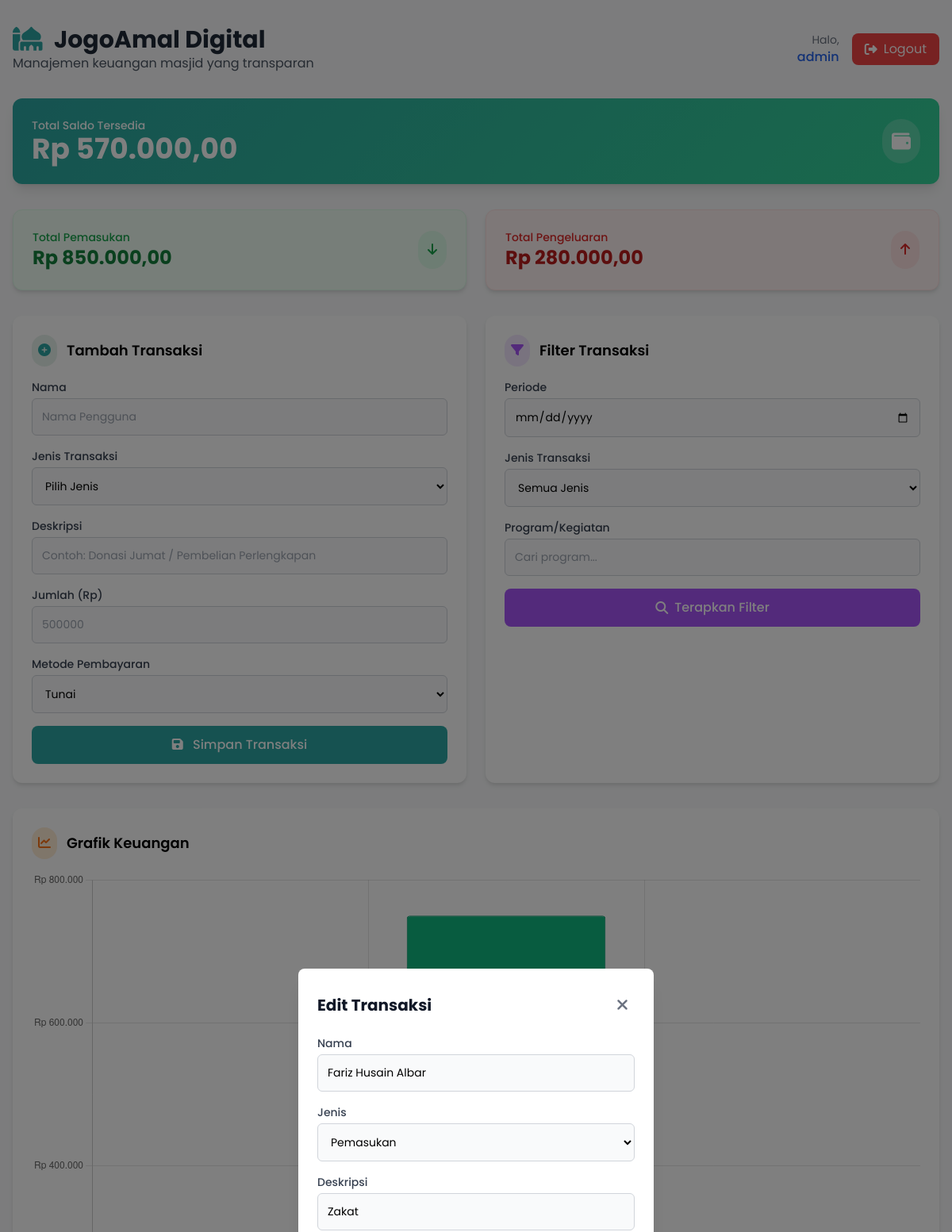
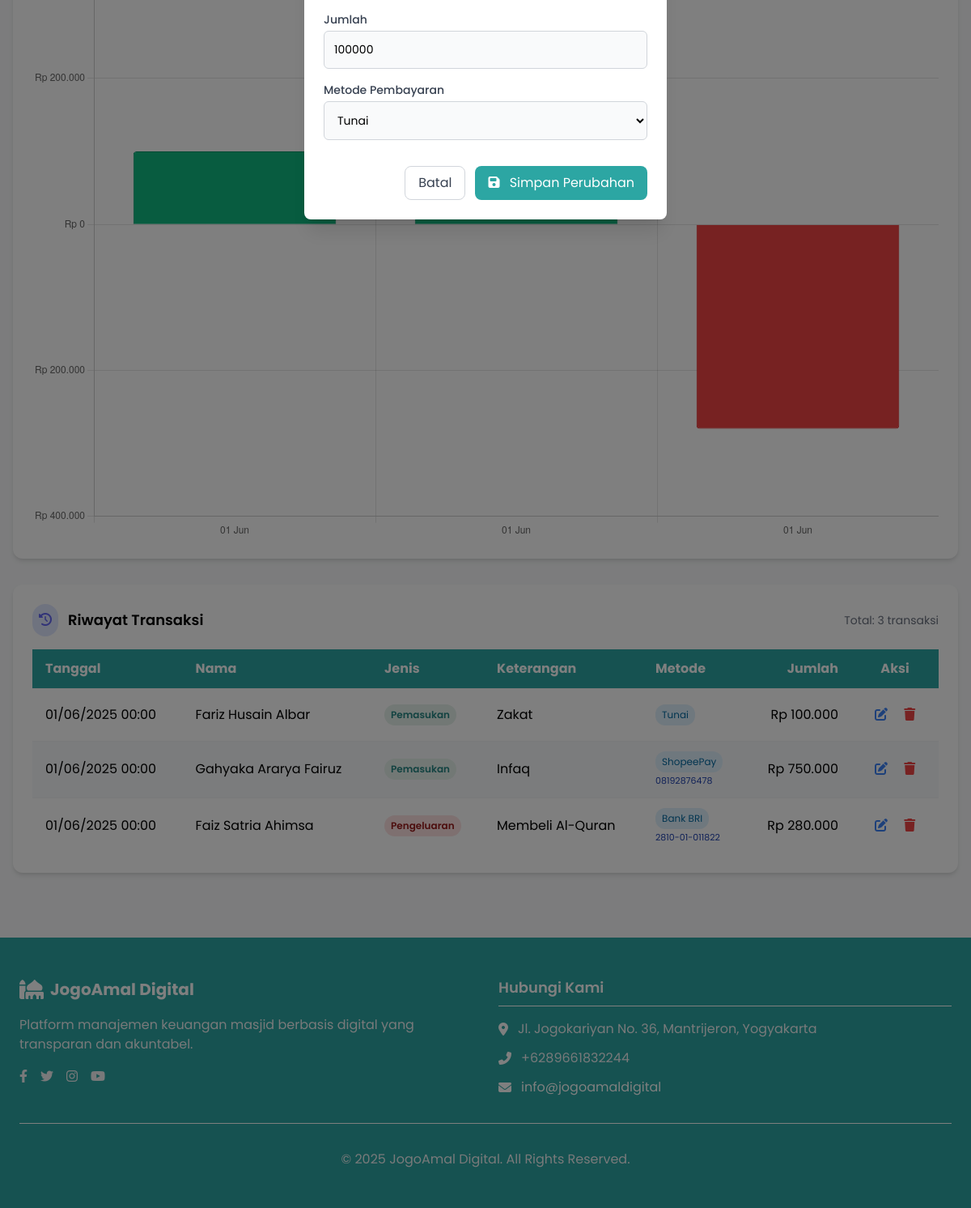
The app's page /dashboard.php?edit_id=106 (signed in) with its own data (2 pictures, top to bottom).
### tables this page shows
CREATE TABLE `transactions` (
  `id` int(11) NOT NULL,
  `jenis` enum('pemasukan','pengeluaran') NOT NULL,
  `nama` varchar(255) NOT NULL,
  `deskripsi` text NOT NULL,
  `jumlah` double NOT NULL,
  `payment_method` varchar(50) DEFAULT NULL,
  `payment_reference` varchar(100) DEFAULT NULL,
  `tanggal` date NOT NULL DEFAULT curdate()
);

CREATE TABLE `payment_methods` (
  `id` int(11) NOT NULL,
  `name` varchar(50) NOT NULL,
  `type` enum('cash','bank','digital') NOT NULL,
  `is_active` tinyint(1) DEFAULT 1,
  `created_at` timestamp NOT NULL DEFAULT current_timestamp()
);

### dashboard.php (the view, shortened to what the rows shown need)
<?php
require_once 'Transaction.php';
require_once 'PaymentMethodManager.php';
require_once 'DashboardController.php';
include 'db_config.php';
$isAdmin = $_SESSION['role'] === 'admin';
$controller = new DashboardController($conn);
$edit_data = null;
if ($isAdmin && (isset($_GET['edit_id']) || isset($_POST['edit_id']))) {
    $edit_id = isset($_GET['edit_id']) ? (int)$_GET['edit_id'] : (int)$_POST['edit_id'];
    try {
        $edit_data = $controller->getTransactionById($edit_id);
    } catch (Exception $e) {
        $_SESSION['error'] = "Gagal memuat data transaksi: " . $e->getMessage();
    }
}
$periode = $_GET['periode'] ?? '';
$jenis_filter = in_array($_GET['jenis'] ?? '', ['pemasukan', 'pengeluaran']) ? $_GET['jenis'] : '';
$program = $_GET['program'] ?? '';
$transactions = $controller->getFilteredTransactions($periode, $jenis_filter, $program) ?: [];
$totals = $controller->getTotals($periode, $jenis_filter, $program);
$total_saldo = $controller->getTotalBalance();
$paymentMethods = $controller->getPaymentMethods();
?>
<!DOCTYPE html>
<html lang="id">
<head>
    <link rel="stylesheet" href="https://cdnjs.cloudflare.com/ajax/libs/font-awesome/6.4.0/css/all.min.css ">
    <script src="https://cdn.tailwindcss.com "></script>
</head>
<body class="bg-gray-50">
<div class="container mx-auto px-4 py-8 max-w-7xl">
<header class="flex flex-col md:flex-row justify-between items-center mb-8">
    <div class="mb-4 md:mb-0">
        <a href="index.php" class="flex items-center">
            <h1 class="text-3xl font-bold text-gray-800">
                <i class="fas fa-mosque text-[#2ca6a3] mr-2"></i> JogoAmal Digital
            </h1>
        </a>
    </div>
</header>
    <div class="saldo-card p-6 mb-8 shadow-lg">
        <div class="flex justify-between items-center">
            <div>
                <h2 class="text-4xl font-bold">Rp <?= number_format($total_saldo, 2, ',', '.') ?></h2>
            </div>
        </div>
    </div>
    <div class="grid grid-cols-1 md:grid-cols-2 gap-6 mb-8">
        <div class="card p-6 bg-green-50 border border-green-100">
            <div class="flex justify-between items-center">
                <div>
                    <h2 class="text-2xl font-bold text-green-700">Rp <?= number_format($totals['income'], 2, ',', '.') ?></h2>
                </div>
            </div>
        </div>
        <div class="card p-6 bg-red-50 border border-red-100">
            <div class="flex justify-between items-center">
                <div>
                    <h2 class="text-2xl font-bold text-red-700">Rp <?= number_format($totals['expense'], 2, ',', '.') ?></h2>
                </div>
            </div>
        </div>
    </div>
    <div class="card p-6">
    <div class="table-responsive">
        <table class="w-full">
            <thead>
                <tr>
                    <th class="py-3 px-4 text-left">Tanggal</th>
                    <th class="py-3 px-4 text-left">Nama</th>
                    <th class="py-3 px-4 text-left">Jenis</th>
                    <th class="py-3 px-4 text-left">Keterangan</th>
                    <th class="py-3 px-4 text-left">Metode</th>
                    <th class="py-3 px-4 text-right">Jumlah</th>
                    <?php if ($isAdmin): ?>
                        <th class="py-3 px-4 text-center">Aksi</th>
                    <?php endif; ?>
                </tr>
            </thead>
            <tbody>
                <?php if (empty($transactions)): ?>
                    <tr>
                        <td colspan="<?= $isAdmin ? 7 : 6 ?>" class="py-4 px-4 text-center text-gray-500">
                            Belum ada transaksi
                        </td>
                    </tr>
                <?php else: ?>
                    <?php foreach ($transactions as $t): ?>
                        <tr class="border-t border-gray-100 hover:bg-gray-50">
                            <td class="py-3 px-4"><?= date('d/m/Y H:i', strtotime($t['tanggal'])) ?></td>
                            <td class="py-3 px-4"><?= htmlspecialchars($t['nama']) ?></td>
                            <td class="py-3 px-4">
                                <span class="badge <?= $t['jenis'] === 'pemasukan' ? 'badge-success' : 'badge-danger' ?>">
                                    <?= ucfirst($t['jenis']) ?>
                                </span>
                            </td>
                            <td class="py-3 px-4"><?= htmlspecialchars($t['deskripsi']) ?></td>
                            <td class="py-3 px-4">
                                <?php if ($t['payment_method']): ?>
                                    <span class="payment-method-badge">
                                        <?= htmlspecialchars($t['payment_method']) ?>
                                    </span>
                                    <?php if ($_SESSION['role'] === 'admin' && $t['payment_reference']): ?>
                                        <span class="payment-reference">
                                            <?= htmlspecialchars($t['payment_reference']) ?>
                                        </span>
                                    <?php endif; ?>
                                <?php endif; ?>
                            </td>
                            <td class="py-3 px-4 text-right">
                                Rp <?= number_format($t['jumlah'], 0, ',', '.') ?>
                            </td>
                            <?php if ($isAdmin): ?>
                                <td class="py-3 px-4 text-center">
                                    <form method="POST" class="inline-block" id="editForm<?= $t['id'] ?>">
                                        <button type="submit" class="text-blue-500 hover:text-blue-700 p-2 rounded-full hover:bg-blue-50">
                                            <i class="fas fa-edit"></i>
                                        </button>
                                    </form>
                                    <form method="POST" class="inline-block" onsubmit="return confirm('Yakin ingin menghapus transaksi ini?')">
                                        <button type="submit" class="text-red-500 hover:text-red-700 p-2 rounded-full hover:bg-red-50">
                                            <i class="fas fa-trash"></i>
                                        </button>
                                    </form>
                                </td>
                            <?php endif; ?>
                        </tr>
                    <?php endforeach; ?>
                <?php endif; ?>
            </tbody>
        </table>
    </div>
</div>
</div>
<?php if ($isAdmin && $edit_data instanceof Transaction): ?>
    <div class="modal active" id="editModal">
        <div class="modal-content bg-white p-6 rounded-lg shadow-xl w-full max-w-md mx-auto">
            <div class="flex justify-between items-center mb-4">
                <h3 class="text-xl font-bold text-gray-900">Edit Transaksi</h3>
                <button type="button" onclick="closeModal()" class="text-gray-500 hover:text-gray-700 text-xl p-2">
                    <i class="fas fa-times"></i>
                </button>
            </div>
            <form method="POST" class="space-y-4">
                <input type="hidden" name="edit_id" value="<?= $edit_data->getId() ?>">                <div>
                    <label class="block text-sm font-medium text-gray-700 mb-1">Nama</label>
                    <input type="text" name="nama" value="<?= htmlspecialchars($edit_data->getNama()) ?>" class="form-control w-full" required>
                </div>
                <div>
                    <label class="block text-sm font-medium text-gray-700 mb-1">Jenis</label>
                    <select name="jenis" id="editJenisTransaksi" class="form-control w-full" required>
                        <option value="pemasukan" <?= $edit_data->getJenis() === 'pemasukan' ? 'selected' : '' ?>>Pemasukan</option>
                    </select>
                </div>
                <div>
                    <label class="block text-sm font-medium text-gray-700 mb-1">Deskripsi</label>
                    <input type="text" name="deskripsi" value="<?= htmlspecialchars($edit_data->getDeskripsi()) ?>" class="form-control w-full" required>
                </div>
                <div>
                    <label class="block text-sm font-medium text-gray-700 mb-1">Jumlah</label>
                    <input type="number" name="jumlah" step="0.01" value="<?= htmlspecialchars($edit_data->getJumlah()) ?>" class="form-control w-full" required>
                </div>
                <div id="editPaymentMethod">
                    <label class="block text-sm font-medium text-gray-700 mb-1">Metode Pembayaran</label>
                    <select name="payment_method" id="editPaymentMethodSelect" class="form-control w-full">
                        <?php foreach ($paymentMethods as $method): ?>
                            <option value="<?= htmlspecialchars($method['name']) ?>"
                                <?= $edit_data->getPaymentMethod() === $method['name'] ? 'selected' : '' ?>>
                                <?= htmlspecialchars($method['name']) ?>
                            </option>
                        <?php endforeach; ?>
                    </select>                </div>
                                <div class="flex justify-end space-x-3 pt-4">
                    <button type="button" onclick="closeModal()" class="px-4 py-2 border border-gray-300 rounded-lg text-gray-700 hover:bg-gray-50">
                        Batal
                    </button>
                    <button type="submit" name="simpan_edit" class="px-4 py-2 bg-[#2ca6a3] text-white rounded-lg hover:bg-[#248583]">
                        <i class="fas fa-save mr-2"></i> Simpan Perubahan
                    </button>
                </div>
            </form>
        </div>
    </div>
<?php endif; ?>
    <footer class="bg-[#2ca6a3] text-white py-12 px-4 mt-12">
        <div class="max-w-6xl mx-auto">
            <div class="grid grid-cols-1 md:grid-cols-2 gap-8">
                <div class="col-span-1">
                    <div class="flex items-center mb-4">
                        <h2 class="text-xl font-bold">JogoAmal Digital</h2>
                    </div>
                </div>
            </div>
        </div>
    </footer>
</body>
</html>

### records on screen
transactions: tanggal "01/06/2025 00:00", nama "Fariz Husain Albar", jenis "Pemasukan", deskripsi "Zakat", payment_method "Tunai", jumlah "100.000", jumlah "100000"
transactions: tanggal "01/06/2025 00:00", nama "Gahyaka Ararya Fairuz", jenis "Pemasukan", deskripsi "Infaq", payment_method "ShopeePay", payment_reference "08192876478", jumlah "750.000"
transactions: tanggal "01/06/2025 00:00", nama "Faiz Satria Ahimsa", jenis "Pengeluaran", deskripsi "Membeli Al-Quran", payment_method "Bank BRI", payment_reference "2810-01-011822", jumlah "280.000"

### other values on screen
$_SESSION['username'] "admin"
$total_saldo "570.000,00"
$totals['income'] "850.000,00"
$totals['expense'] "280.000,00"
count($transactions) "3"
